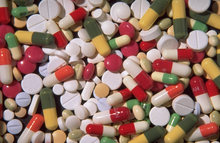
%> input picture TP5/TP05I01.bmp, 220 x 143 px, shrunk from 800 x 519 before the run
$ octave TP5.m   (GNU Octave 9; MATLAB toolbox functions it lacks are replaced by stand-ins)
%> lines starting %> are read from the running program, lines starting %| are printed output that depends on the picture
### TP5/LPE.m
function [g,nb]=LPE(img)
g = ones(size(img,1)+2,size(img,2)+2);
lab=1;
for N=0:max(max(img))
    for px=2:size(img,1)+1
        for py=2:size(img,2)+1
            if img(px-1,py-1) == N
                 voisinage = [g(px-1,py-1) g(px-1,py) g(px-1,py+1) g(px,py+1) g(px+1,py+1) g(px+1,py) g(px+1,py-1) g(px,py-1)];
                 temp = 1;
                 unlab = false;
                 deuxlab = false;
                 for x=1:length(voisinage)
                    if (voisinage(x)>1 && unlab==false)
                        unlab = true;
                        temp = voisinage(x);
                    elseif(voisinage(x)>1 && unlab==true && voisinage(x)~=temp)
                        deuxlab=true;
                    end
                 end
                    if(unlab && ~deuxlab)
                        g(px,py)=temp;
                    elseif(deuxlab)
                        g(px,py)=0;
                    else
                        lab=lab+1;
                        g(px,py)=lab;
                    end
            end
        end
    end

end
nb=length(g);
end

### TP5/TP5.m
clc
clear all
close all
%Img couleur -> Img gris -> gradient -> LPE -> fusion
%Img couleur
img=double(imread('TP05I01.bmp'));
imggris=rgb2gray(uint8(img));
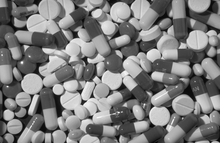
%> imggris: size 143x220 uint8; min 4, max 254, mean 125.6
%Img gris
figure(1);
subplot(1,2,1);
image(uint8(imggris));
colormap(gray(256));
title('Image en niveaux de gris');
%gradient
Gx=conv2(imggris,[-1 -1 -1;0 0 0; 1 1 1],'same');
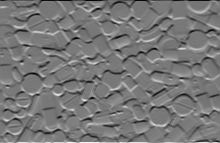
%> Gx: size 143x220 double; min -588, max 655, mean -0.3; drawn with min black and max white
Gy=conv2(imggris,[-1 0 1; -1 0 1; -1 0 1],'same');
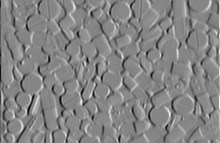
%> Gy: size 143x220 double; min -636, max 586, mean -0.2; drawn with min black and max white
Gradient = abs(Gx)+abs(Gy);
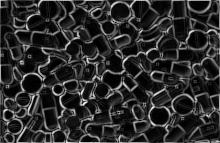
%> Gradient: size 143x220 double; min 0, max 825, mean 144.9; drawn with min black and max white
subplot(1,2,2);
image(uint8(Gradient));
colormap(gray(256));
title('Image avec estimateur de gradient');
%LPE
figure(2);
%> (the run ends here)
